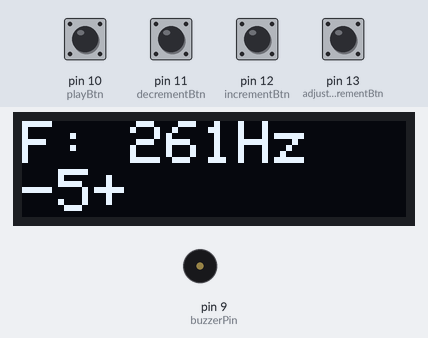
Bench run of a sketch on a simulated Arduino Uno, built with avr-gcc and run on an emulated ATmega328P. Shown: 128×32 one-colour display, buzzer (waves = sounding). Inputs (shaded band) come from the test bench; at power-on: pin 10 (playBtn), pin 11 (decrementBtn), pin 12 (incrementBtn), pin 13 (adjustIncrementBtn) HIGH.

Above: at 1.8 s.
1.9 s: pin 11 (decrementBtn) pulled LOW for 0.6 s
At 3.2 s:
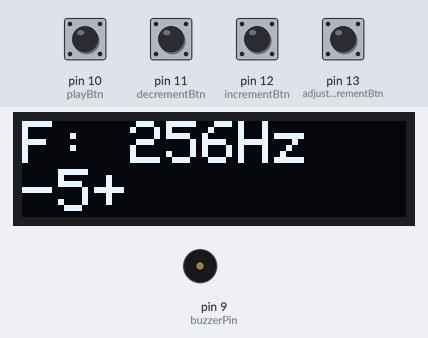
4.0 s: pin 10 (playBtn) pulled LOW for 0.6 s
At 4.5 s:
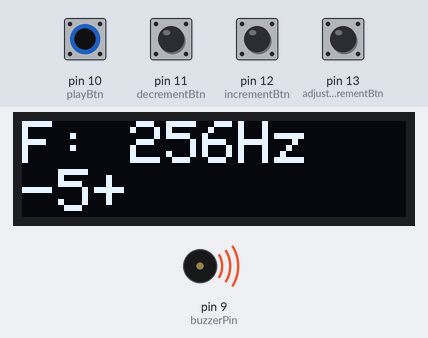
6.1 s: pin 12 (incrementBtn) pulled LOW for 0.6 s
At 6.9 s:
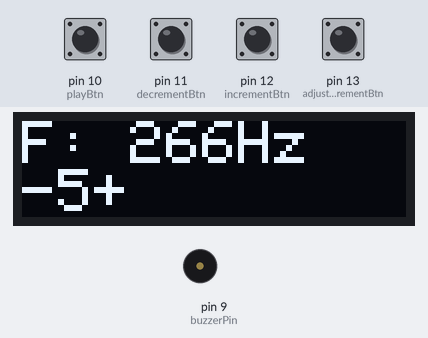
8.2 s: pin 13 (adjustIncrementBtn) pulled LOW for 0.6 s
At 9.0 s:
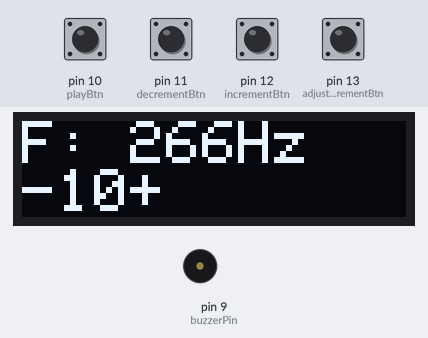
10.3 s: pin 11 (decrementBtn) pulled LOW for 1 s
At 11.2 s:
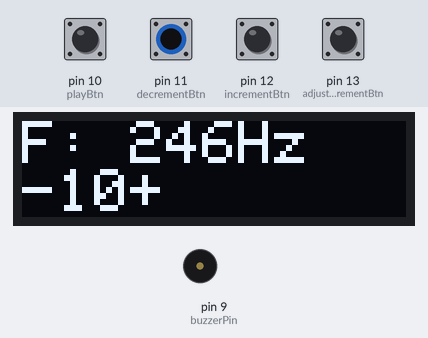
12.8 s: pin 13 (adjustIncrementBtn) pulled LOW for 1 s
At 13.3 s:
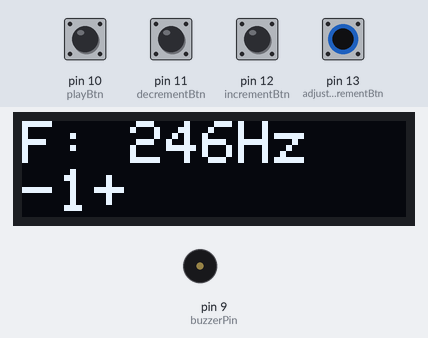
Timing chart, 0 to 15.8 s (numbered marks = the images above; inputs shaded):
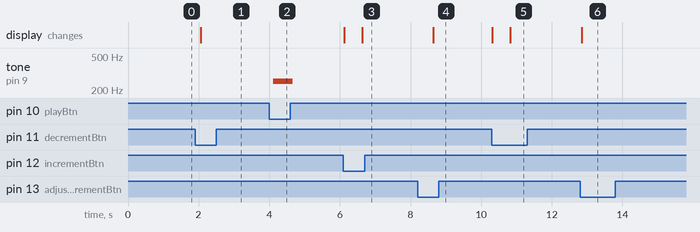

Measured:
- after the input at 1.9 s, the display: changes after 0.16 s (image 1)
- after the input at 4.0 s, tone on pin 9 (buzzerPin): silent → 253 Hz after 0.11 s, → silent 0.56 s later
- after the input at 6.1 s, the display: first changes at once (image 3 shows a later state)
- after the input at 8.2 s, the display: changes after 0.45 s (image 4)
- after the input at 10.3 s, the display: first changes at once (image 5 shows a later state)
- after the input at 12.8 s, the display: changes at once (image 6)

The sketch:

sketch.ino
```cpp
#include <Adafruit_SSD1306.h>
#include <splash.h>


int toneFrequency = 261; //Frequency of tone to play
int incrementAmt = 5; //Increment amount for tone adjustment buttons
int adjustIncrementBtn = 13; //Btn to adjust increment/decrement of other 2 buttons
int incrementBtn = 12; //Button to increase Frequency
int decrementBtn = 11; //Button to decrease Frequency
int playBtn = 10; //Button to play tone
int buzzerPin = 9; //Passive piezo buzzer
Adafruit_SSD1306 display(128, 32, &Wire, -1); //Defines the display object


//Will display the current frequency on the LCD
void updateDisplay() {
    display.clearDisplay();
    display.setTextSize(2);
    display.setTextColor(WHITE);
    display.setCursor(0,0);
    display.print(F("F: "));
    display.print(toneFrequency);
    display.println(F("Hz"));
    display.print("-");
    display.print(incrementAmt);
    display.println("+");
    display.display();
}

void setup() {
    //Set all buttons as inputs using pull up resistors
    pinMode(incrementBtn, INPUT_PULLUP);
    pinMode(decrementBtn, INPUT_PULLUP);
    pinMode(playBtn, INPUT_PULLUP);
    pinMode(incrementBtn, INPUT_PULLUP);
    pinMode(buzzerPin, OUTPUT);
    display.begin(SSD1306_SWITCHCAPVCC, 0x3C); //Set up display
    updateDisplay(); //Display initial frequency on the display
}

void loop() {
    if(digitalRead(incrementBtn) == LOW){
        toneFrequency += incrementAmt;
        updateDisplay();
    }
    else if(digitalRead(decrementBtn) == LOW){
        toneFrequency -= incrementAmt;
        updateDisplay();
    }
    else if(digitalRead(playBtn) == LOW){
        while(digitalRead(playBtn) == LOW)
        {
            int pulse_width = (1000000/toneFrequency)/2;
            digitalWrite(buzzerPin, HIGH);
            delayMicroseconds(pulse_width);
            digitalWrite(buzzerPin, LOW);
            delayMicroseconds(pulse_width);
        }
    }
    else if(digitalRead(adjustIncrementBtn) == LOW){
        switch(incrementAmt){
            case 1:
                incrementAmt = 2;
                break;
            case 2:
                incrementAmt = 5;
                break;
            case 5:
                incrementAmt = 10;
                break;
            case 10:
                incrementAmt = 1;
                break;
        }
        updateDisplay();
        while(digitalRead(adjustIncrementBtn) == LOW){

        }
    }
    delay(500);
}
```
